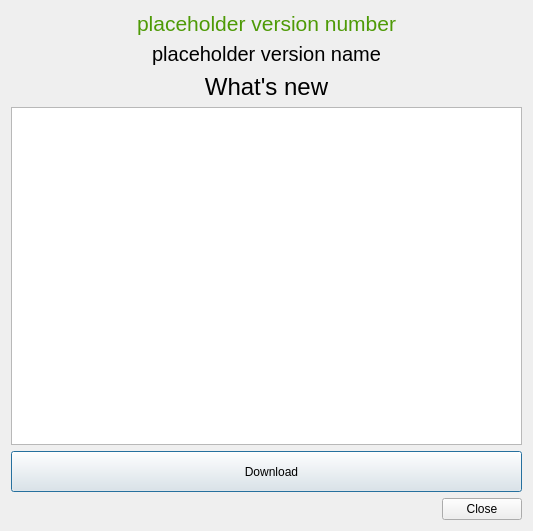
<?xml version="1.0" encoding="UTF-8"?>
<ui version="4.0">
 <class>UpdateDetailDialog</class>
 <widget class="QDialog" name="UpdateDetailDialog">
  <property name="geometry">
   <rect>
    <x>0</x>
    <y>0</y>
    <width>529</width>
    <height>531</height>
   </rect>
  </property>
  <property name="windowTitle">
   <string>Update Available</string>
  </property>
  <layout class="QGridLayout" name="gridLayout">
   <item row="0" column="0">
    <widget class="QLabel" name="version_label">
     <property name="minimumSize">
      <size>
       <width>511</width>
       <height>25</height>
      </size>
     </property>
     <property name="font">
      <font>
       <family>Ubuntu</family>
       <pointsize>16</pointsize>
      </font>
     </property>
     <property name="styleSheet">
      <string notr="true">color: rgb(78, 154, 6);</string>
     </property>
     <property name="text">
      <string>placeholder version number</string>
     </property>
     <property name="alignment">
      <set>Qt::AlignCenter</set>
     </property>
    </widget>
   </item>
   <item row="1" column="0">
    <widget class="QLabel" name="version_name">
     <property name="minimumSize">
      <size>
       <width>511</width>
       <height>24</height>
      </size>
     </property>
     <property name="font">
      <font>
       <pointsize>15</pointsize>
      </font>
     </property>
     <property name="text">
      <string>placeholder version name</string>
     </property>
     <property name="alignment">
      <set>Qt::AlignCenter</set>
     </property>
    </widget>
   </item>
   <item row="2" column="0">
    <widget class="QLabel" name="label_2">
     <property name="minimumSize">
      <size>
       <width>511</width>
       <height>29</height>
      </size>
     </property>
     <property name="font">
      <font>
       <pointsize>18</pointsize>
      </font>
     </property>
     <property name="text">
      <string>What's new</string>
     </property>
     <property name="alignment">
      <set>Qt::AlignCenter</set>
     </property>
    </widget>
   </item>
   <item row="3" column="0">
    <widget class="QTextEdit" name="update_notes">
     <property name="minimumSize">
      <size>
       <width>511</width>
       <height>301</height>
      </size>
     </property>
    </widget>
   </item>
   <item row="4" column="0">
    <widget class="QPushButton" name="download_button">
     <property name="minimumSize">
      <size>
       <width>511</width>
       <height>41</height>
      </size>
     </property>
     <property name="font">
      <font>
       <pointsize>9</pointsize>
      </font>
     </property>
     <property name="text">
      <string>   Download</string>
     </property>
     <property name="icon">
      <iconset resource="resources.qrc">
       <normaloff>:/icons/Resources/download.svg</normaloff>:/icons/Resources/download.svg</iconset>
     </property>
     <property name="iconSize">
      <size>
       <width>18</width>
       <height>18</height>
      </size>
     </property>
    </widget>
   </item>
   <item row="5" column="0">
    <widget class="QDialogButtonBox" name="buttonBox">
     <property name="orientation">
      <enum>Qt::Horizontal</enum>
     </property>
     <property name="standardButtons">
      <set>QDialogButtonBox::Close</set>
     </property>
    </widget>
   </item>
  </layout>
 </widget>
 <resources>
  <include location="resources.qrc"/>
 </resources>
 <connections>
  <connection>
   <sender>buttonBox</sender>
   <signal>accepted()</signal>
   <receiver>UpdateDetailDialog</receiver>
   <slot>accept()</slot>
   <hints>
    <hint type="sourcelabel">
     <x>248</x>
     <y>254</y>
    </hint>
    <hint type="destinationlabel">
     <x>157</x>
     <y>274</y>
    </hint>
   </hints>
  </connection>
  <connection>
   <sender>buttonBox</sender>
   <signal>rejected()</signal>
   <receiver>UpdateDetailDialog</receiver>
   <slot>reject()</slot>
   <hints>
    <hint type="sourcelabel">
     <x>316</x>
     <y>260</y>
    </hint>
    <hint type="destinationlabel">
     <x>286</x>
     <y>274</y>
    </hint>
   </hints>
  </connection>
 </connections>
</ui>
